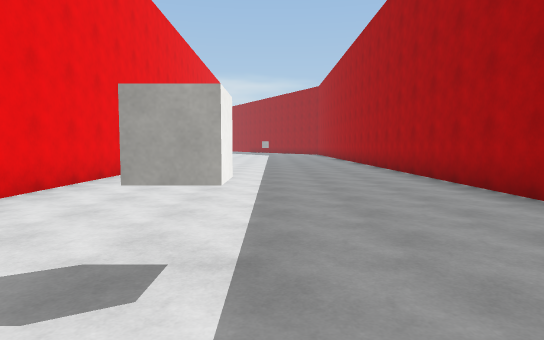
view 1 (above)

16 first-person views from a walk through a Unity game level. The camera is 1.4 m above the floor, tilts 4° down and sees 75° across. The floor is counted in squares, 2 m on a side. Each view is taken from the middle of a square. On the plan, view 1 faces up. The plan holds only what a view shows up to about 11 squares ahead; the rest is blank. The place goes on beyond the plan. The player is left out. Surface patterns are stand-ins for the level's own textures.

view 2
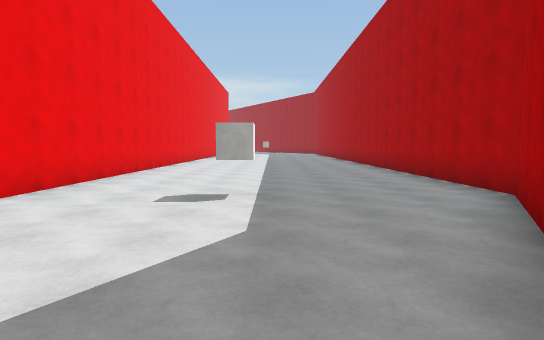

view 3
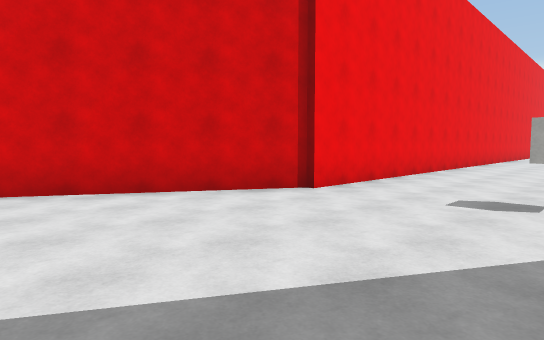

view 4
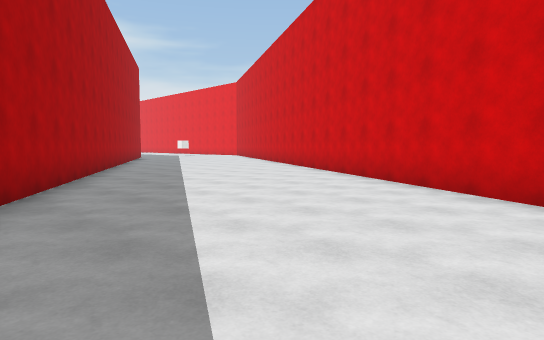

view 5
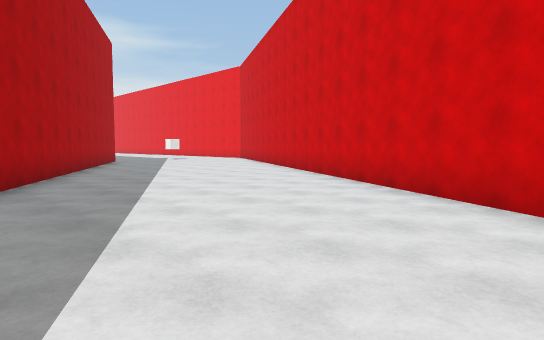

view 6
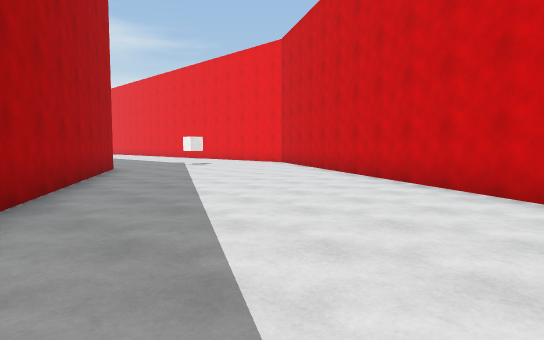

view 7
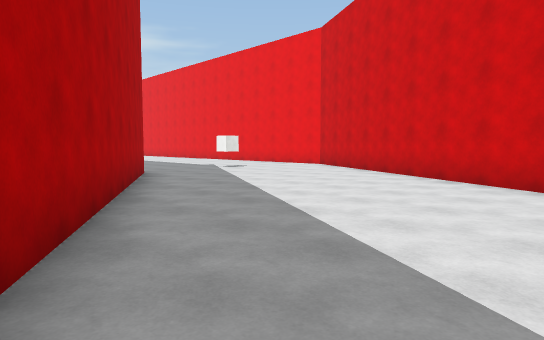

view 8
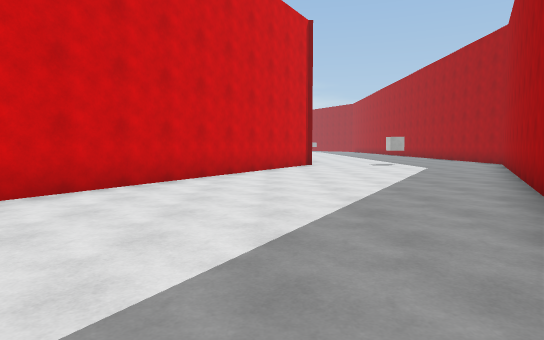

view 9
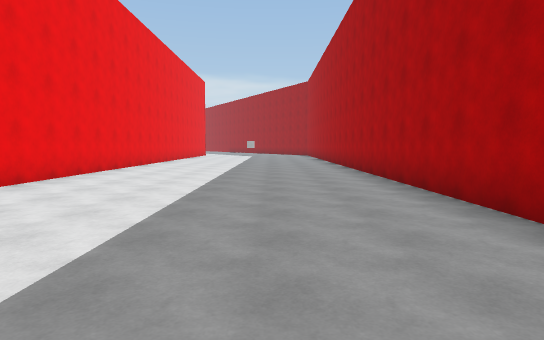

view 10
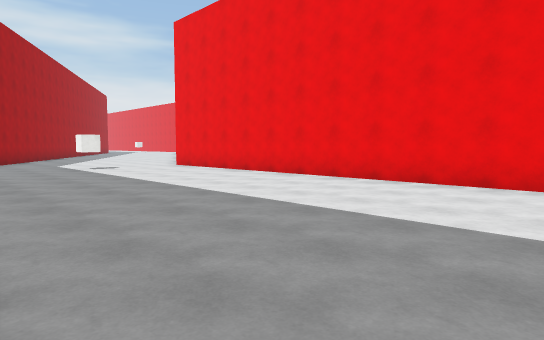

view 11
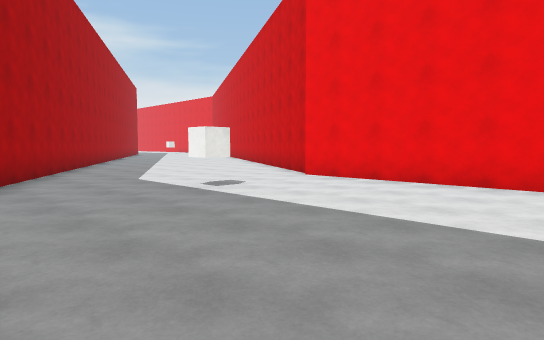

view 12
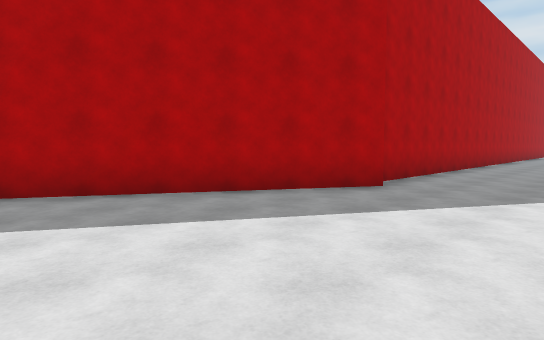

view 13
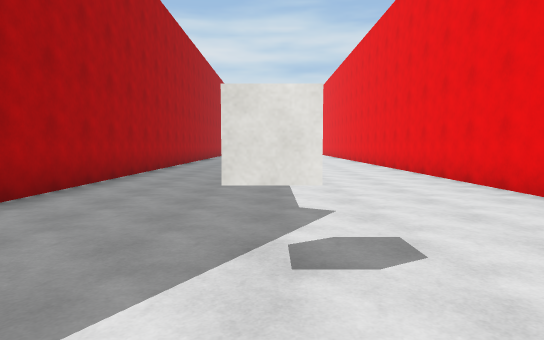

view 14
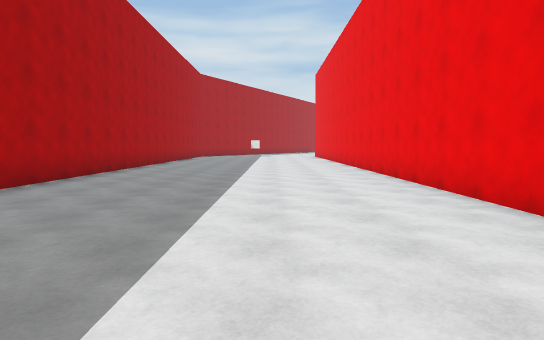

view 15
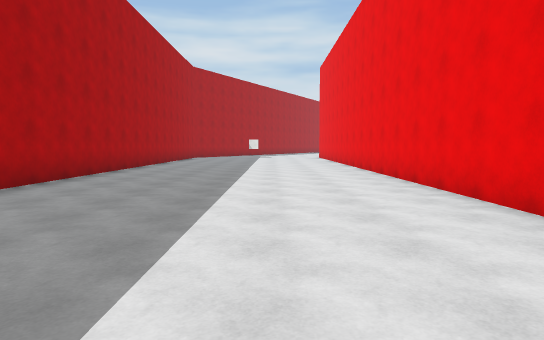

view 16
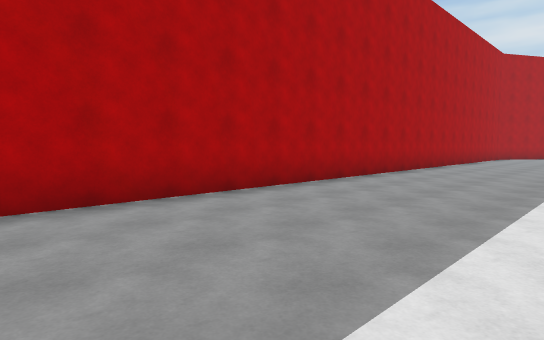

### Floor plan
Points are (right, up) in squares from view 1. A wall is a line through its corners. A room is listed if a view was taken in it or the views show most of it. See-through windows are left out.
Room 1 (views 1, 2, 3, 4, 5, 6, 7, 8, 9, 10, 11, 12, 13, 14, 15, 16)
walls: (-9.1, -19.7) (3.4, 2) (3.4, 13.1); (-3.7, 1.6) (-14.5, -17.1); (-15.7, -22.8) (-15.7, -35); (-3.6, 13.1) (-3.6, 1.5); (-8.7, -35.4) (-8.7, -20.4)
objects: cube (-12, -20); cube (0, 2)

Positions as (right, up) in squares from view 1, and headings:
1: (0, 0), facing up
2: (0, -3), facing up
3: (0, -3), facing up-left
4: (0, 0), facing down-left
5: (-3, -4), facing down-left
6: (-5, -9), facing down-left
7: (-5, -11), facing down-left
8: (-5, -11), facing up
9: (1, 2), facing up
10: (3, 13), facing down-left
11: (3, 7), facing down-left
12: (-12, -14), facing down-right
13: (-12, -18), facing down
14: (-13, -22), facing down
15: (-13, -24), facing down
16: (-13, -24), facing down-right
